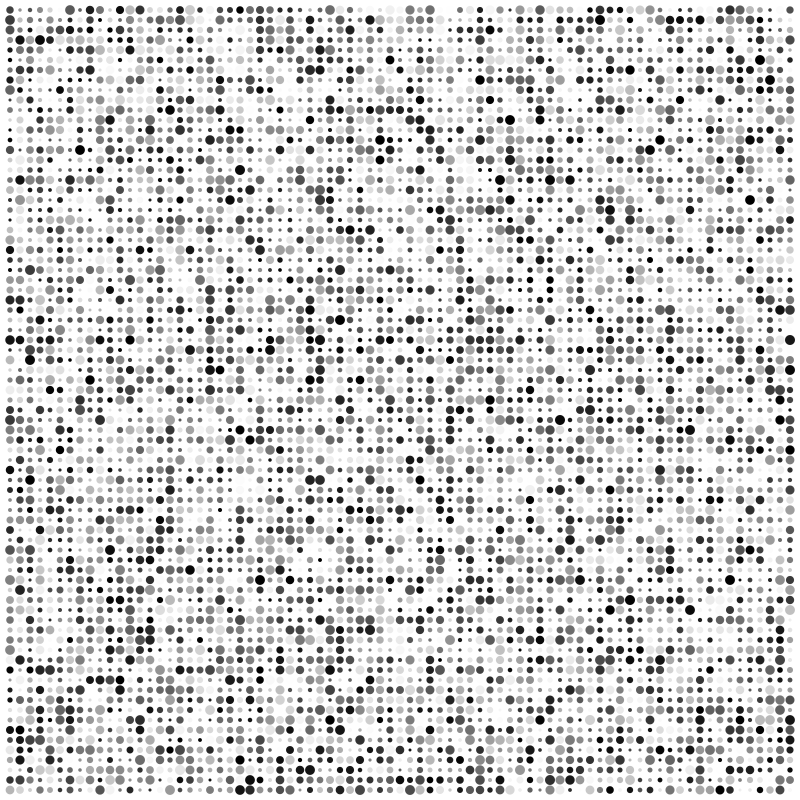
Frame 1 (no input)
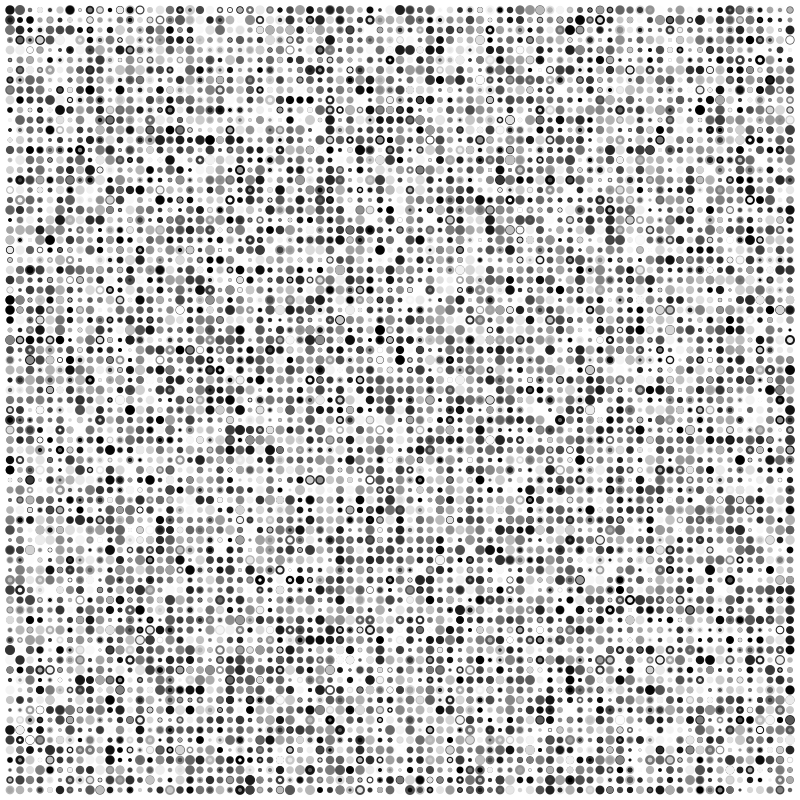
Frame 2 (the mouse pressed at the canvas centre, redrawn once)

The Processing sketch that drew these frames (run headless with seeded random() and noise(); the mouse was pressed at the canvas centre and the sketch redrawn once):

// Processing sketch: Halftone_Pattern
// ── Halftone_Pattern.pde
void setup() {
  size(800, 800);
  background(255);
  noLoop();
}

void draw () {
    noStroke(); 
    for (int x = 10; x < width; x += 10)
    {
      for (int y = 10; y < height; y += 10)
      {
        float circleSize = random(10 *0.3, 10);
        fill(random(255));
        ellipse(x, y, circleSize, circleSize);
      }
    }
}
